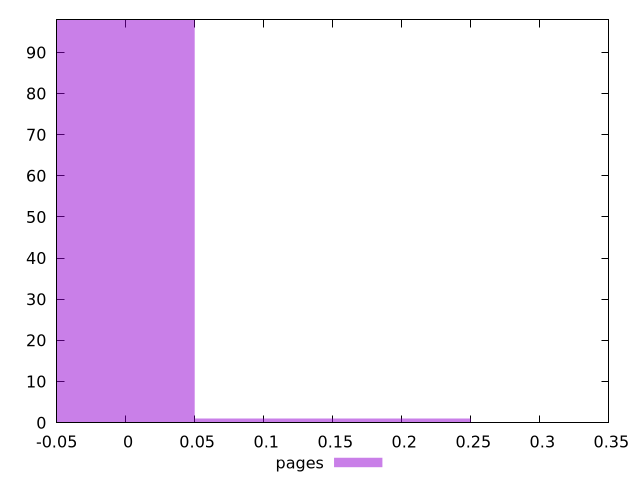

The gnuplot source for this figure:
$_pages <<EOF
0.1 1
0 98
0.2 1
EOF
set key outside below
set terminal pngcairo
set output "report_00006_2020-11-02T20-21-41.718Z/uses-text-compression/pages//hist.png"
set yrange [0:98]
set boxwidth 0.1
set style fill transparent solid 0.5 noborder
plot $_pages title "pages" with boxes ,
